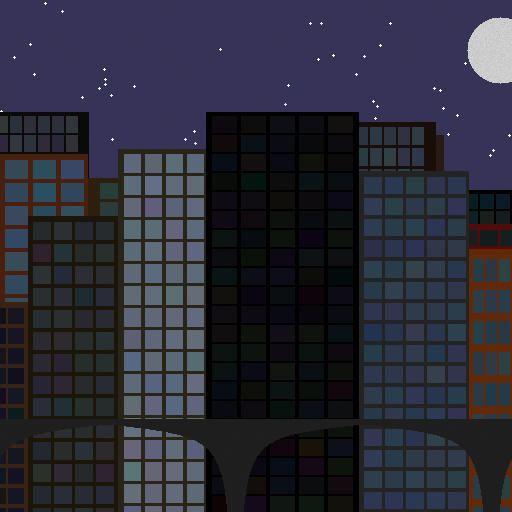

Write the Python code that produced this figure.
import colorsys as coloursys
import math as maths
import png
import random
import sys

def clamp(n, min_val=0, max_val=255): return max(min(n, max_val), min_val)
def random_chance(chance): return random.random() <= chance

def neighbours(coords):
    x, y = coords[0], coords[1]
    return ((x + 1, y), (x - 1, y), (x, y + 1), (x, y - 1))

def nearby_circle(coords, radius):
    out = []
    for x in range(coords[0] - radius, coords[0] + radius + 1):
        for y in range(coords[1] - radius, coords[1] + radius + 1):
            if ((x - coords[0])**2 + (y - coords[1])**2)**0.5 <= radius:
                out.append((x, y))
    return tuple(out)

def av_colour(list):
    l = len(list)
    r = sum([i[0] for i in list])/l
    g = sum([i[1] for i in list])/l
    b = sum([i[2] for i in list])/l
    return (r, g, b)

def random_colour(min=(0,0,0), max=(255,255,255)):
    r = random.randrange(min[0], max[0] + 1)
    g = random.randrange(min[1], max[1] + 1)
    b = random.randrange(min[2], max[2] + 1)
    return (r, g, b)

def gauss_colour(colour, sigma):
    r = random.gauss(colour[0], sigma)
    g = random.gauss(colour[1], sigma)
    b = random.gauss(colour[2], sigma)
    return (r, g, b)

def save_image(path):
    image_list = []
    for y in range(HEIGHT):
        current_row = []
        for x in range(WIDTH):
            if (x, y) in image:
                colour = image[(x, y)]
                current_row += [clamp(colour[0]), clamp(colour[1]), clamp(colour[2]), 255]
            else:
                current_row += [0, 0, 0, 0]
        image_list.append(current_row)
    png.from_array(image_list, "RGBA").save(path)

def set_pixel(coords, colour):
    global image
    if 0 <= coords[0] < WIDTH or 0 <= coords[1] < HEIGHT:
        image[coords] = colour

def rand_HLS(h_mu, h_sigma, l_mu, l_sigma, s_mu, s_sigma):
    h = random.gauss(h_mu, h_sigma)
    if h < 0: h += 1
    if h > 1: h -= 1
    l = clamp(random.gauss(l_mu, l_sigma), 0, 1)
    s = clamp(random.gauss(s_mu, s_sigma), 0, 1)
    r, g, b = coloursys.hls_to_rgb(h, l, s)
    r *= 255
    g *= 255
    b *= 255
    return (r, g, b)

WIDTH  = W = 512
HEIGHT = H = 512
SHOW_ALL = False
if len(sys.argv) > 1: random.seed("".join(sys.argv[1:]))
image = {}

sk_colour = rand_HLS(210/360, 20/360, 0.3, 0.1, 0.3, 0.1)
for x in range(0, W):
    for y in range(0, H):
        set_pixel((x, y), gauss_colour(sk_colour, 1))

# Stars
st_num = W*H*0.0005
for pixel in random.sample(range(W*H), k=clamp(int(abs(random.gauss(st_num, st_num))), 0, W*H*.1)):
    x = pixel % W
    y = int(pixel/W)
    st_colour = gauss_colour((250, 250, 250), 16)
    set_pixel((x, y), gauss_colour(st_colour, 1))
    for i in neighbours((x, y)):
        set_pixel(i, gauss_colour(st_colour, 1))

# Moon
m_x = random.randint(-50, W + 50)
m_y = clamp(int(random.gauss(75, 10)), 50, 150)
m_radius = abs(int(random.gauss(75, 10)/2))
m_grey = clamp(random.gauss(220, 20))
for i in nearby_circle((m_x, m_y), m_radius):
    m_random_grey = clamp(random.gauss(m_grey, 5))
    m_colour = (m_random_grey, m_random_grey, m_random_grey)
    set_pixel(i, m_colour)

# All the buildings (5 layers)
for _ in range(5):
    b_x = random.randint(-90, 0)
    # Each layer is filled completly horizontally
    while b_x < W:
        b_colour = rand_HLS(30/360, 15/360, 0.1, 0.1, 0.3, 0.2)
        b_width = clamp(int(random.gauss(120, 20)), 50, 200)
        b_height = clamp(int(random.gauss(300, 75)), 50, 400)
        for x in range(b_x, b_x + b_width):
            for y in range(H - b_height, H):
                set_pixel((x, y), gauss_colour(b_colour, 1))
        # Windows
        # Turns out this is complex
        bw_base_colour = rand_HLS(210/360, 10/360, 0.2, 0.1, 0.2, 0.1)
        bw_horiz_num = clamp(int(random.gauss(b_width/20, 2)), 2, 20)
        bw_vert_num = clamp(int(random.gauss(b_height/20, 2)), 2, 20)
        bw_width = int(b_width / (bw_horiz_num + 1))
        bw_height = int(b_height / (bw_vert_num + 3))
        bw_horiz_offset = clamp(int((b_width - bw_width*bw_horiz_num) / (bw_horiz_num + 1)), 2, 10)
        bw_vert_offset = clamp(int((b_height - bw_height*bw_vert_num) / (bw_vert_num + 1)), 2, 10)
        
        for bw_x in range(b_x + bw_horiz_offset + 2, b_x + b_width - bw_width, bw_width + bw_horiz_offset):
            for bw_y in range(H - b_height + bw_vert_offset + 2, H, bw_height + bw_vert_offset):
                bw_colour = gauss_colour(bw_base_colour, 4)
                for x in range(bw_x, bw_x + bw_width):
                    for y in range(bw_y, bw_y + bw_height):
                        set_pixel((x, y), bw_colour)
        b_x += b_width

# Highway
h_height = clamp(int(random.gauss(70, 10)), 20, 100)
h_horiz_offset = clamp(int(random.gauss(0, W/2)), -W, W)
h_grey = clamp(random.gauss(24, 8))
h_colour = (h_grey, h_grey, h_grey)
for x in range(W):
    for y in range(H - h_height - 5, H):
        # Essentially just transforming + inverting the inequality y > +/- tan(x)
        if not ((y+h_height-H)*10/h_height > maths.tan((x-W/2-h_horiz_offset)*(2*maths.pi)/W)
               and (y+h_height-H)*10/h_height > -maths.tan((x-W/2-h_horiz_offset)*(2*maths.pi)/W)):
            set_pixel((x, y), gauss_colour(h_colour, 1))

save_image("city.png")